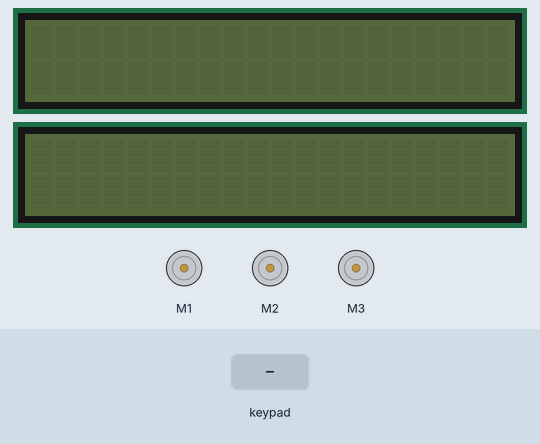
Simulated run of this sketch. Board: Arduino Uno, built with avr-gcc and run on an emulated ATmega328P. Shown: 3 × DC motor (green arrow = forward, orange = backward, longer = faster), 2 × 20×2 character LCD. Inputs (shaded band) come from the test bench. What the sketch prints to the serial monitor is not drawn.

Above: at 1.2 s.
1.3 s: keypad keys 5 4 3 2 A pressed 0.4 s apart
At 4.2 s:
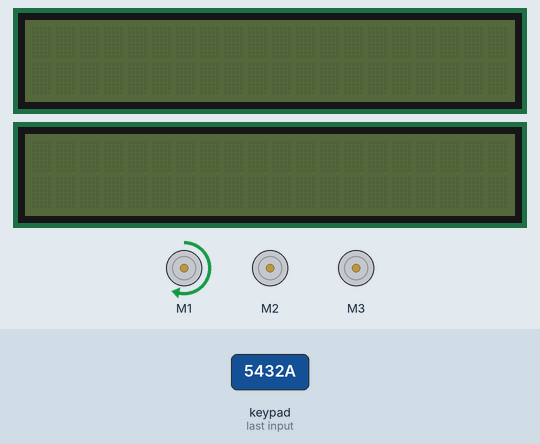
10.8 s: key 'F' pressed
At 13.6 s:
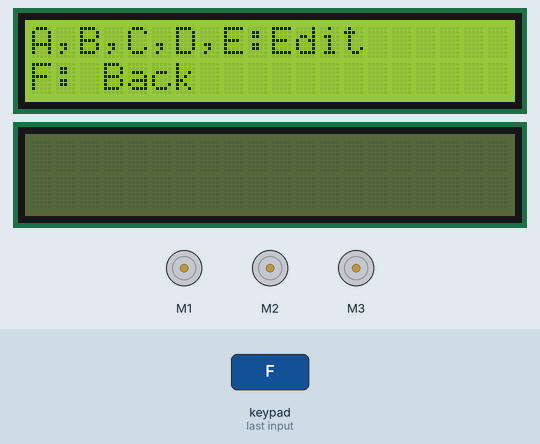
13.8 s: keypad keys 9 8 7 6 A pressed 0.4 s apart
At 19.6 s:
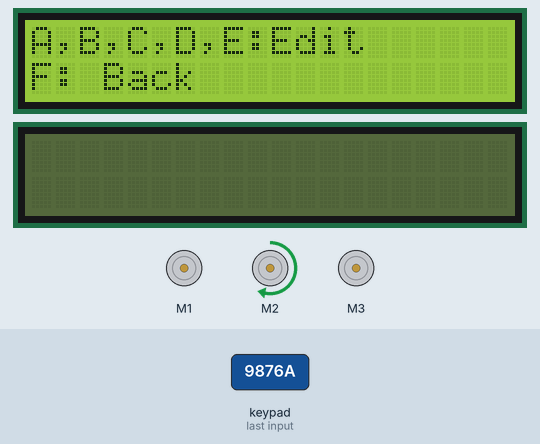
Timing chart, 0 to 26.3 s (numbered marks = the images above; inputs shaded):
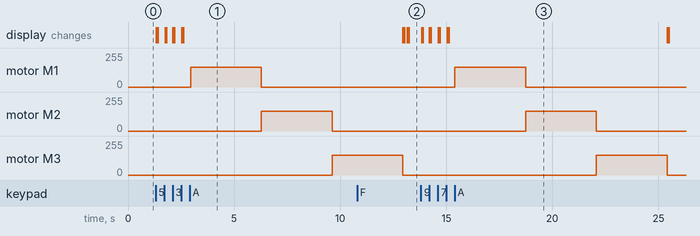

Measured:
- after the input at 1.3 s, motor M1: stopped → forward 150/255 after 1.7 s, → stopped 3.3 s later; motor M2: stopped → forward 150/255 after 5.0 s, → stopped 3.3 s later; motor M3: stopped → forward 150/255 after 8.3 s
- after the input at 13.8 s, motor M1: stopped → forward 150/255 after 1.6 s, → stopped 3.3 s later; motor M2: stopped → forward 150/255 after 4.9 s, → stopped 3.3 s later; motor M3: stopped → forward 150/255 after 8.3 s, → stopped 3.3 s later; the display: first changes at once (image 3 shows a later state)

The sketch:

projet-m-langeur.ino
```cpp
#include <SPI.h>
#include <LiquidCrystal_74HC595.h>
#include <EEPROM.h>
#include <Adafruit_MotorShield.h>
#include "pump-control.h"
#include "keyboard.h"
#include <Keypad.h>
#include "screen.h"

#define DS 11
#define SHCP 13
#define STCP 12
#define RS 1
#define E 3
#define D4 4
#define D5 5
#define D6 6
#define D7 7
#define flowValue 10000

LiquidCrystal_74HC595 lcd(DS, SHCP, STCP, RS, E, D4, D5, D6, D7);

const int prog[5][3] = {{0, 1, 2},
{3, 4, 5},
{6, 7, 8},
{9, 10, 11},
{12, 13, 14}};

Adafruit_MotorShield AFMS = Adafruit_MotorShield();
Adafruit_DCMotor *redPump = AFMS.getMotor(1);
Adafruit_DCMotor *greenPump = AFMS.getMotor(2);
Adafruit_DCMotor *bluePump = AFMS.getMotor(3);

const byte ROWS = 4; // quatre lignes
const byte COLS = 4; // quatre colonnes

char keys[ROWS][COLS] = {
  {'1','2','3','F'},
  {'4','5','6','E'},
  {'7','8','9','D'},
  {'A','0','B','C'}
};

// Connecter les broches des lignes du clavier aux broches numériques de l'Arduino
byte rowPins[ROWS] = {5, 4, 3, 2};
// Connecter les broches des colonnes du clavier aux broches numériques de l'Arduino
byte colPins[COLS] = {9, 8, 7, 6};

// Initialiser la bibliothèque Keypad
Keypad keypad = Keypad( makeKeymap(keys), rowPins, colPins, ROWS, COLS );
char oldChar = "";
boolean editMode = false;

void setup() {
  Serial.begin(9600);
  if (!AFMS.begin()) {
    Serial.println("Could not find Motor Shield. Check wiring.");
    while (1);
  }
  updateDisplay();
}

void loop() {
  char input = getNewInput(keypad.getKey(), oldChar);
  if(input){
    if(editMode){
      handleEditModeInput(input);
    }else{
      handleNotEditModeInput(input);
    }
    updateDisplay();
  }
  delay(50);
}

void updateDisplay() {
  display(lcd, editMode);
}

void handleNotEditModeInput(char key) {
    switch (key) {
      case 'A':
        launchProg(prog[0], redPump, greenPump, bluePump);
        break;
      case 'B':
        launchProg(prog[1],  redPump,  greenPump,  bluePump);
        break;
      case 'C':
        launchProg(prog[2],  redPump,  greenPump,  bluePump);
        break;
      case 'D':
        launchProg(prog[3],  redPump,  greenPump,  bluePump);
        break;
      case 'E':
        launchProg(prog[4],  redPump,  greenPump,  bluePump);
        break;
      case 'F':
        editMode = true;
        break;
      default:
        Serial.println(key);
        break;
    }
}

void handleEditModeInput(char key) {
    switch (key) {
      case 'A':
        editProgram(prog[0]);
        break;
      case 'B':
        editProgram(prog[1]);
        break;
      case 'C':
        editProgram(prog[2]);
        break;
      case 'D':
        editProgram(prog[3]);
        break;
      case 'E':
        editProgram(prog[4]);
        break;
      case 'F':
      default:
        editMode = false;
        break;
    }
}

void editProgram(int program[3]){
  String values = getValues();
  Serial.println(program[0]);
  for (int i = 0; i < 3; i++) {
    EEPROM.put(program[i], values.substring(i * 2, (i * 2) + 2).toInt());
  }
  updateDisplay();
}

String getValues() {
  String values = "";
  displayEditModeSelectedProgram(values);
  while (values.length() < 6) {
    char input = getNewInput(keypad.getKey(), oldChar);
    if (input) {
      if (isDigit(input)) {
        values += input;
        displayEditModeSelectedProgram(values);
      } else {
        return;
      }
    }
    delay(50);
  }
  return values;
}
```

keyboard.ino
```cpp
char getNewInput(char c, char oldChar) {
  if(c != oldChar){
    oldChar = c;
    return c;
  }
  return "";
}


bool isDigit(char c) {
  return c >= '0' && c <= '9';
}
```

pump-control.h
```cpp
void turnOnMotor(Adafruit_DCMotor *motor);
void turnOffMotor(Adafruit_DCMotor *motor);
void launchProg(int program[3], Adafruit_DCMotor *redPump, Adafruit_DCMotor *greenPump, Adafruit_DCMotor *bluePump);
```

pump-control.ino
```cpp
void turnOnMotor(Adafruit_DCMotor *motor){
  motor->run(FORWARD);
  motor->setSpeed(150);
}

void turnOffMotor(Adafruit_DCMotor *motor){
  motor->run(RELEASE);
}

void launchProg(int program[3], Adafruit_DCMotor *redPump, Adafruit_DCMotor *greenPump, Adafruit_DCMotor *bluePump) {
    double R, G, B;
    R = EEPROM.read(program[0]);
    G = EEPROM.read(program[1]);
    B = EEPROM.read(program[2]);

    double total = R + G + B;

    if (total > 0) {
        Serial.println("Open Red");
        turnOnMotor(redPump);
        if (R > 0) {
            delay(R * flowValue / total);
        }
        turnOffMotor(redPump);
        Serial.println("Close Red");

        Serial.println("Open Green");
        turnOnMotor(greenPump);
        if (G > 0) {
            delay(G * flowValue / total);
        }
        turnOffMotor(greenPump);
        Serial.println("Close Green");

        Serial.println("Open Blue");
        turnOnMotor(bluePump);
        if (B > 0) {
            delay(B * flowValue / total);
        }
        turnOffMotor(bluePump);
        Serial.println("Close Blue");
    } else {
        Serial.println("Total des valeurs est zéro, aucun délai appliqué.");
    }
}
```

screen.h
```cpp
void display(LiquidCrystal_74HC595 lcd, boolean editMode);
void displayEditModeSelectedProgram(String value);
```

screen.ino
```cpp
void display(LiquidCrystal_74HC595 lcd, boolean editMode){
  if(editMode){
    displayEditMode();
  } else{
    lcd.begin(20, 2);
    lcd.setCursor(0, 0);
    lcd.print("A,B,C,D,E:Launch");
    lcd.setCursor(0, 1);
    lcd.print("F: Edit");
  }
}

void displayEditMode(){
    lcd.begin(20, 2);
    lcd.setCursor(0, 0);
    lcd.print("A,B,C,D,E:Edit");
    lcd.setCursor(0, 1);
    lcd.print("F: Back");
}

void displayEditModeSelectedProgram(String value){
    lcd.begin(20, 2);
    lcd.setCursor(0, 0);
    lcd.print("Enter:RR,GG,BB");
    lcd.setCursor(0, 1);
    lcd.print(formatStringWithCommas(value));
}

String formatStringWithCommas(String str) {
  String formattedStr = "";
  int len = str.length();

  // Parcourir la chaîne de la fin vers le début
  for (int i = 0; i < len; i++) {
    formattedStr += str[i];
    // Ajouter une virgule tous les deux caractères sauf après le dernier caractère
    if ((i % 2 == 1) && (i != len - 1)) {
      formattedStr += ',';
    }
  }

  return formattedStr;
}
```
